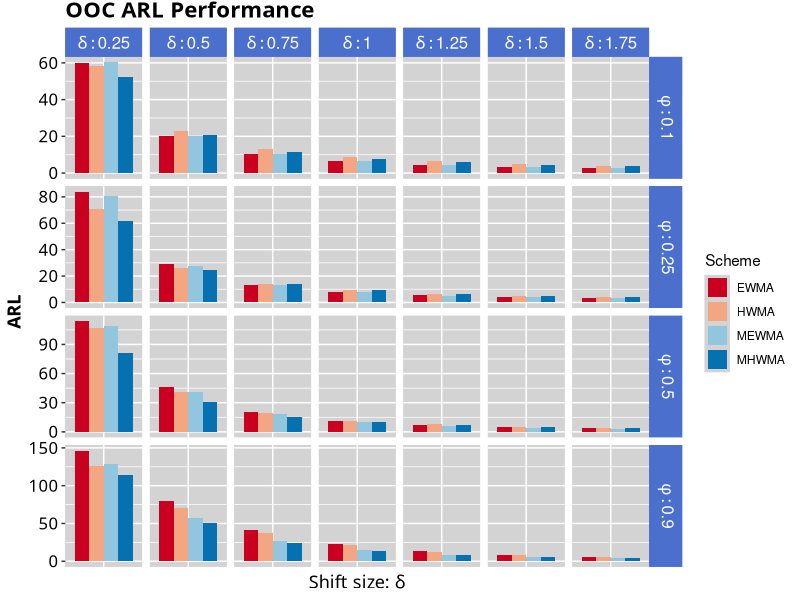
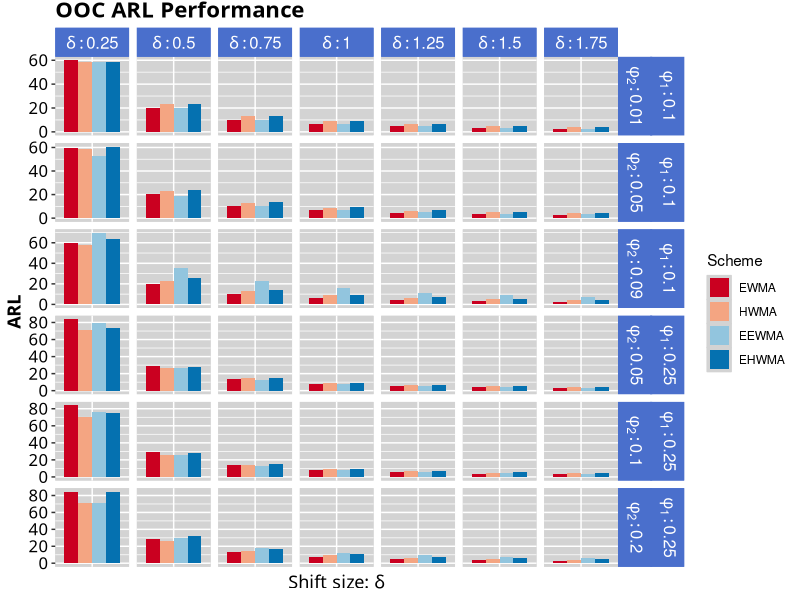
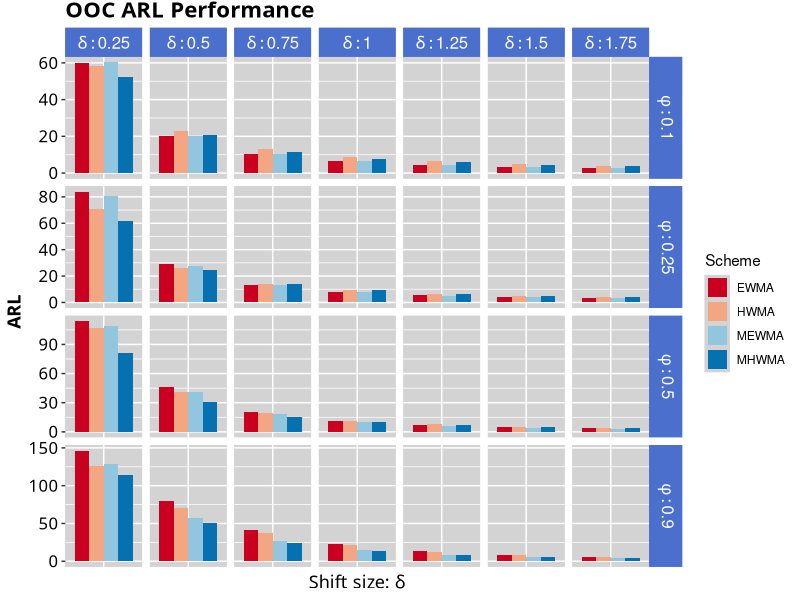
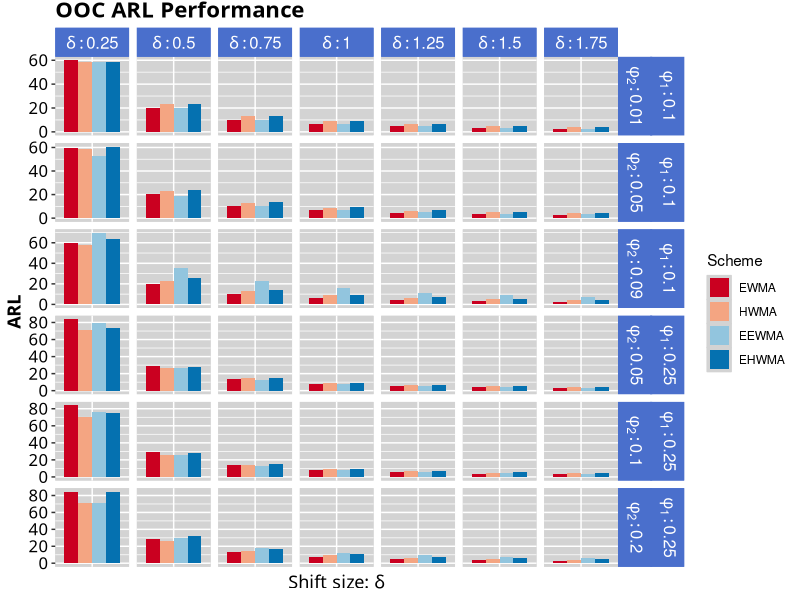

R code for these plots, in order:
setwd("~/Masters/Research/Main_Code")


library(ggplot2)
library(readr)
library(tidyr)
library(dplyr)
library(RColorBrewer)

HWMA_results_df <- read_csv("results/univariate_results/HWMA_ARL_SDRL_MRL_results.csv")
EWMA_results_df <- read_csv("results/univariate_results/EWMA_ARL_SDRL_MRL_results.csv")
EHWMA_results_df <- read_csv("results/univariate_results/EHWMA_ARL_SDRL_MRL_results.csv")
EEWMA_results_df <- read_csv("results/univariate_results/EEWMA_ARL_SDRL_MRL_results.csv")
MHWMA_results_df <- read_csv("results/univariate_results/MHWMA_ARL_SDRL_MRL_results.csv")
MEWMA_results_df <- read_csv("results/univariate_results/MEWMA_ARL_SDRL_MRL_results.csv")

cols_of_interest = c("ARL","Delta","Phi","Parameter_string","Scheme")

#add scheme
HWMA_results_df$Scheme <- "HWMA"
EHWMA_results_df$Scheme <- "EHWMA"
MHWMA_results_df$Scheme <- "MHWMA"

EWMA_results_df$Scheme <- "EWMA"
EEWMA_results_df$Scheme <- "EEWMA"
MEWMA_results_df$Scheme <- "MEWMA"

#Alt HWMA, EWMA
Alt_HWMA <- data.frame(lapply(HWMA_results_df, rep, 3)) %>% arrange(Delta,Phi)
Alt_HWMA$Phi2 <- EHWMA_results_df$Phi2

Alt_EWMA <- data.frame(lapply(EWMA_results_df, rep, 3)) %>% arrange(Delta,Phi)
Alt_EWMA$Phi2 <- EEWMA_results_df$Phi2

main_mod_df <- rbind(HWMA_results_df[cols_of_interest],
                     EWMA_results_df[cols_of_interest],
                     MHWMA_results_df[cols_of_interest],
                     MEWMA_results_df[cols_of_interest])

main_ex_df <- rbind(Alt_HWMA,
                    Alt_EWMA,
                     EHWMA_results_df,
                     EEWMA_results_df)

#main_df <- rbind(HWMA_results_df[cols_of_interest],
#                 EHWMA_results_df[cols_of_interest],
#                 MHWMA_results_df[cols_of_interest])

#main_mod_df <- main_mod_df[main_mod_df$Phi < 0.5,]
main_mod_df <- main_mod_df[(main_mod_df$Delta >= 0.25)&(main_mod_df$Delta < 2),]
main_mod_df$Parameter_string <- as.factor(main_mod_df$Parameter_string)
main_mod_df$Delta <- as.factor(main_mod_df$Delta)
main_mod_df$Scheme <- factor(main_mod_df$Scheme,levels= c("EWMA","HWMA","MEWMA","MHWMA"))

main_mod_df$Phi <- paste("phi :",main_mod_df$Phi,sep = '')
main_mod_df$Delta <- paste("delta :",main_mod_df$Delta,sep = '')

main_ex_df <- main_ex_df[main_ex_df$Phi < 0.5,]
main_ex_df <- main_ex_df[(main_ex_df$Delta >= 0.25)&(main_ex_df$Delta < 2),]
main_ex_df$Parameter_string <- as.factor(main_ex_df$Parameter_string)
main_ex_df$Delta <- as.factor(main_ex_df$Delta)
main_ex_df$Scheme <- factor(main_ex_df$Scheme,levels= c("EWMA","HWMA","EEWMA","EHWMA"))

main_ex_df$Phi <- paste("phi[1] :",main_ex_df$Phi)
main_ex_df$Phi2 <- paste("phi[2] :",main_ex_df$Phi2)
main_ex_df$Delta <- paste("delta :",main_ex_df$Delta,sep = '')

main_mod_df$ARL <- round(main_mod_df$ARL,1)
main_ex_df$ARL <- round(main_ex_df$ARL,1)

#main_df <- main_df[main_df$Phi < 0.5,]
#main_df <- main_df[(main_df$Delta > 0)&(main_df$Delta < 2),]
#main_df$Parameter_string <- as.factor(main_df$Parameter_string)

#theme_linedraw()

theme_main <- function(){ 
  font <- "CenturySch"   #assign font family up front
  
  theme_gray() %+replace%    #replace elements we want to change
    
    theme(
      
      #grid elements
      #panel.grid.major = element_blank(),    #strip major gridlines
      #panel.grid.minor = element_blank(),    #strip minor gridlines
      #axis.ticks = element_blank(),          #strip axis ticks
      
      #since theme_minimal() already strips axis lines, 
      #we don't need to do that again
      
      #text elements
      plot.title = element_text(             #title
        family = font,            #set font family
        size = 16,                #set font size
        face = 'bold',            #bold typeface
        hjust = 0,                #left align
        vjust = 2),               #raise slightly
      
      plot.subtitle = element_text(          #subtitle
        family = font,            #font family
        size = 14),               #font size
      
      plot.caption = element_text(           #caption
        family = font,            #font family
        size = 9,                 #font size
        hjust = 1),               #right align
      
      axis.title = element_text(             #axis titles
        family = font,            #font family
        size = 13,
        face="bold"),               #font size
      
      axis.text = element_text(              #axis text
        family = font,            #axis famuly
        size = 12),                #font size
      
      axis.text.x = element_blank(),
      axis.ticks.x=element_blank(),
      
      strip.text.x = element_text(
        size = 12,
        color = "white"
      ),
      strip.text.y = element_text(
        size = 12,
        angle = 270,
        color = "white"
      ),
      strip.background = element_rect(
        color="#4a6fcc", fill="#4a6fcc", size=0.7, linetype="solid"
      ),
      panel.background = element_rect(fill = "lightgrey",
                                      colour = "lightgrey",
                                      size = 0.5, linetype = "solid"),
      panel.grid.major = element_line(size = 0.5, linetype = 'solid',
                                      colour = "white"), 
      panel.grid.minor = element_line(size = 0.25, linetype = 'solid',
                                      colour = "white")
      
      #since the legend often requires manual tweaking 
      #based on plot content, don't define it here
    )
}

mod_plot <- main_mod_df %>%
  ggplot(aes(x=Delta,y=ARL,fill=Scheme))+
  geom_col(size=1.3,position="dodge")+
  scale_fill_brewer(palette="RdBu")+
  facet_wrap(~Scheme) +
  facet_grid(rows = vars(Phi),cols = vars(Delta),scales = "free",labeller = label_parsed)+
  labs(title = "OOC ARL Performance")+
  xlab(expression(paste("Shift size: ", delta)))+
  theme_main()

print(mod_plot)
ggsave(plot=mod_plot,
       filename= "modified_schmes_compare_plot_univariate.png",
       path = "results/Plots",
       dpi=320,
       width=8.70,
       height=5.95,
       )

ex_plot <- main_ex_df %>%
  ggplot(aes(x=Delta,y=ARL,fill=Scheme))+
  geom_col(size=1.3,position="dodge")+
  scale_fill_brewer(palette="RdBu")+
  facet_wrap(~Scheme) +
  facet_grid(Phi + Phi2 ~ Delta,scales = "free",labeller = label_parsed)+
  labs(title = "OOC ARL Performance")+
  xlab(expression(paste("Shift size: ", delta)))+
  theme_main()

print(ex_plot)
ggsave(plot=ex_plot,
       filename= "extended_schmes_compare_plot_univariate.png",
       path = "results/Plots",
       dpi=320,
       width=8.70,
       height=5.95,
)
